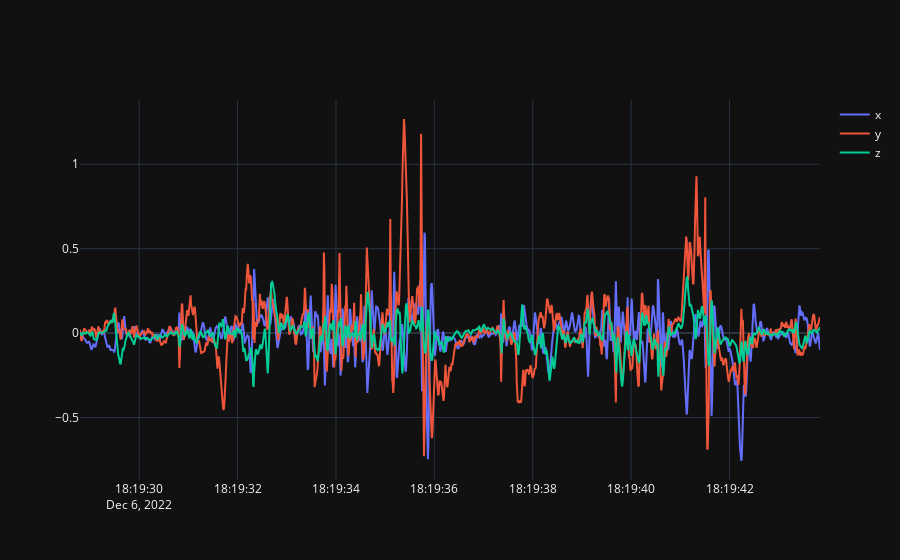

The cell this chart's notebook holds for it:
### Code cell
df = pd.read_csv('./Data/2022-12-06_17-32-02/Gyroscope.csv')

df.index = pd.to_datetime(df['time'], unit = 'ns')

fig = go.Figure()

for axis in ['x', 'y', 'z']:
    fig.add_trace(go.Scatter(x = df.index, y = df[axis], name = axis))

fig.show()

### Figure 1 — Plotly figure (JSON) as saved in the notebook; plotly's stock layout.template omitted (floating-point values rounded to 4 significant figures; data arrays with more than 128 entries replaced by an {"elided": "..."} marker saying what was removed)
{"data": [{"name": "x", "x": {"elided": "1516 str values"}, "y": {"elided": "1516 float values"}, "type": "scatter"}, {"name": "y", "x": {"elided": "1516 str values"}, "y": {"elided": "1516 float values"}, "type": "scatter"}, {"name": "z", "x": {"elided": "1516 str values"}, "y": {"elided": "1516 float values"}, "type": "scatter"}], "layout": {}}
